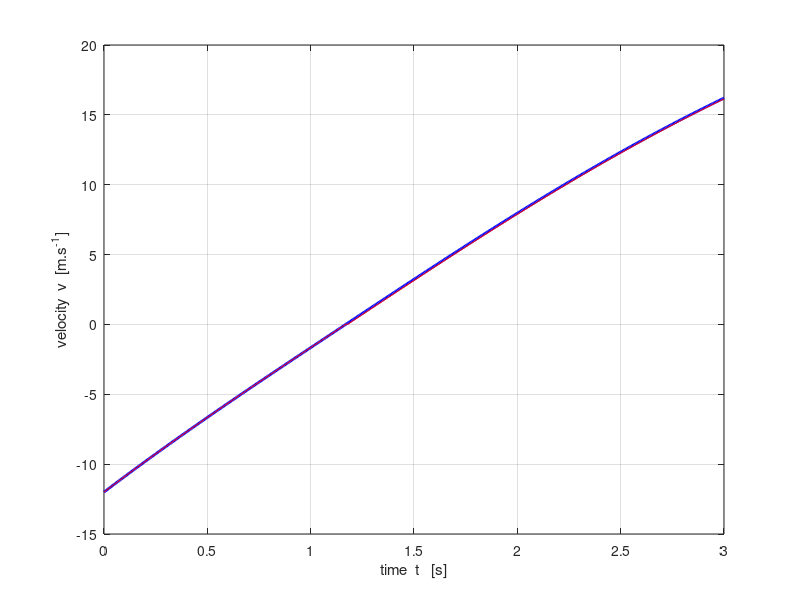
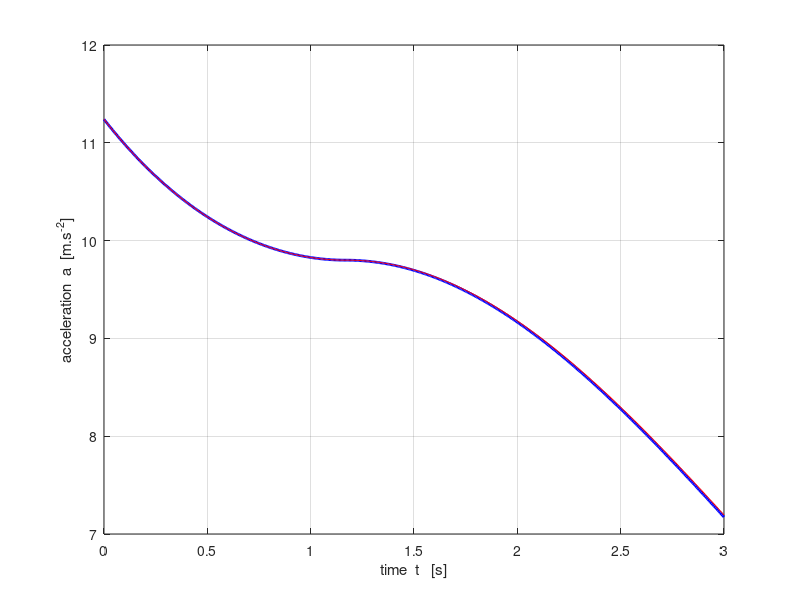
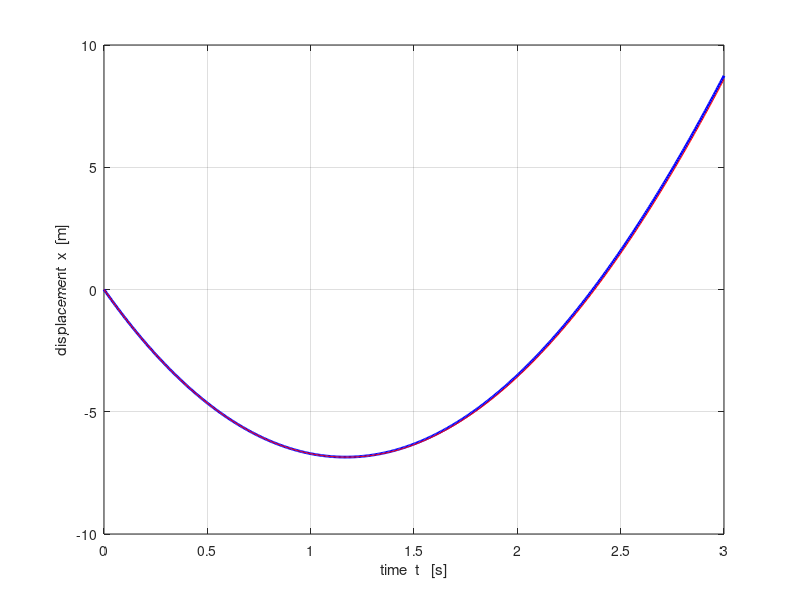
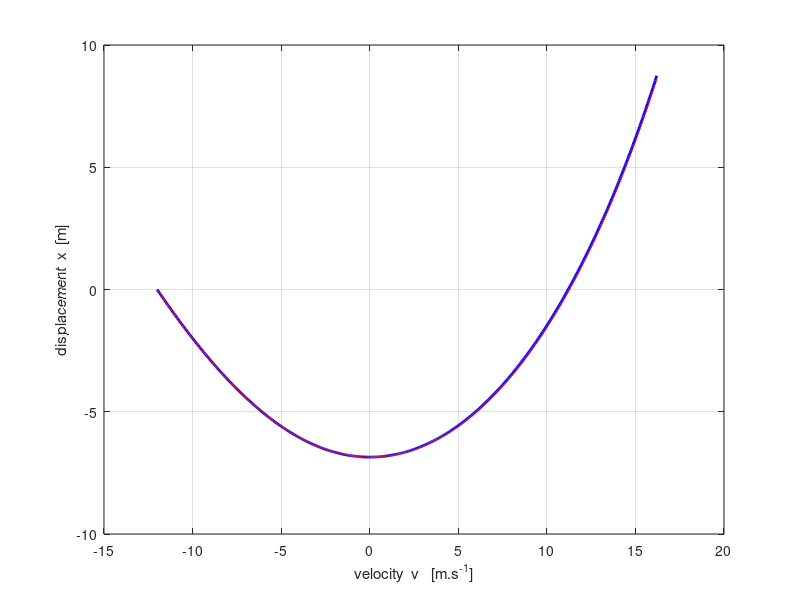

Source code (MATLAB) for these figures, in order:
% mec_mg_fr_v2.m

% 21 apr 2015
% Ian Cooper   School of Physics   University of Sydney
% cooper@physics.usyd.edu.au
% ../mphome.htm

clear all
close all
clc

m = 1e-2;
b = 1e-4;                 % alpha
v0 = -12;
g = 9.8;

tMin = 0;
tMax = 3;
N = 500;

vT = sqrt(m*g/b);
t = linspace(tMin,tMax,N);
dt = t(2)-t(1);
x = zeros(N,1);
v = zeros(N,1);
a = zeros(N,1);
x(1) = 0;
v(1) = v0;
a(1) = g - (b/m) * v(1)^3/abs(v(1));
v(2) = v(1) + a(1) * dt;
a(2) = g - (b/m) * v(2)^3/abs(v(2));
v(2) = v(1) + 0.5 *(a(1)+a(2)) * dt;

x(2) = 0.5*(v(1)+v(2))*dt + 0.5*0.5*(a(1)+a(2))*dt^2;



for k = 1 : N-2
    v(k+2) = v(k) + 2*dt * (g - (b/m) * v(k+1)^3/abs(v(k+1)));
end

 for k = 1 : N-2
     x(k+2) = x(k) + 2*dt * v(k+1);
 end

a = g - (b/m) .* v.^3 ./ abs(v);

% ANALYTICAL ==============================================================

k = 1; flag = -1;
while flag < 0
  vA(k) = vT * tan(atan(v0/vT) + (g/vT)* t(k));  
  aA(k) = g + (b/m) * vA(k)^2;
  xA(k) = vT^2/(2*g) * log((vT^2+vA(k)^2)/(vT^2+v0^2)); 
  if vA(k) >= 0; flag = 0; end;
  k = k+1;
 
end
  ks = k; x0 = xA(k-1);
  
for k = ks : N
  v0 = 0;  
  K1 = exp( -(2*g/vT) * (t(k)- t(ks)));  
  vA(k) = (v0+vT) + (v0-vT) .* K1;
  vA(k) = vA(k) / ((v0+vT) - (v0-vT)* K1);
  vA(k) = vA(k) * vT;
  xA(k) = x0 + (vT^2/(2*g)) * log((vT^2 - v0^2)/(vT^2 - vA(k)^2));
  aA(k) = g - (b/m) * vA(k)^2;
end
% GRAPHICS ================================================================

figure(1)
col = 'b';
fs = 9;
set(gcf,'units','normalized','position',[0.2 0.2 0.18 0.22]);
tx = 'time  t   [s]';
ty = 'velocity  v  [m.s^{-1}]';
xP = t; yP = v;

Xrange = [0 1.0 * max(xP)];
Yrange = [0 1.1 * max(yP)];
Xrange = [0 1.0 * 2];
Yrange = [0 1.1 * 10];
   plot(xP,yP,col,'lineWidth',2)
hold on
yP = vA;
   plot(xP,yP,'r')
grid on
xlabel(tx); ylabel(ty);
%set(gca,'Xlim',Xrange);
%set(gca,'Ylim',Yrange);

figure(2)
fs = 9;
set(gcf,'units','normalized','position',[0.4 0.2 0.18 0.22]);
tx = 'time  t   [s]';
ty = 'acceleration  a  [m.s^{-2}]';
xP = t; yP = a;

Xrange = [0 1.0 * max(xP)];
Yrange = [-1.1*max(yP) 1.1 * max(yP)];
Xrange = [0 1.0 * 2];
Yrange = [-1.1*10 1.1 * 10];
   plot(xP,yP,col','lineWidth',2)
hold on
yP = aA;
    plot(xP,yP,'r')
grid on
xlabel(tx); ylabel(ty);
%set(gca,'Xlim',Xrange);
%set(gca,'Ylim',Yrange);

figure(3)
fs = 9;
set(gcf,'units','normalized','position',[0.6 0.2 0.18 0.22]);
tx = 'time  t   [s]';
ty = 'displacement  x  [m]';
xP = t; yP = x;

Xrange = [0 1.0 * max(xP)];
Yrange = [0 1.1 * max(yP)];
Xrange = [0 1.0 * 2];
Yrange = [-20 1.1 * 40];
   plot(xP,yP,col','lineWidth',2)
hold on
yP = xA;
     plot(xP,yP,'r')
grid on
xlabel(tx); ylabel(ty);
%set(gca,'Xlim',Xrange);
%set(gca,'Ylim',Yrange);
 
figure(4)
fs = 9;
set(gcf,'units','normalized','position',[0.8 0.2 0.18 0.22]);
tx = 'velocity  v   [m.s^{-1}]';
ty = 'displacement  x  [m]';
xP = v; yP = x;

Xrange = [0 1.0 * max(xP)];
Yrange = [0 1.1 * max(yP)];
Xrange = [0 1.0 * 2];
Yrange = [0 1.1 * 10];
   plot(xP,yP,col','lineWidth',2)
hold on
 yP = xA;
     plot(xP,yP,'r')
grid on
xlabel(tx); ylabel(ty);
%set(gca,'Xlim',Xrange);
%set(gca,'Ylim',Yrange);
